Frame 1 (no input): blank canvas, image omitted
Frame 60 (the mouse pressed at the canvas centre just before this capture): blank canvas, image omitted
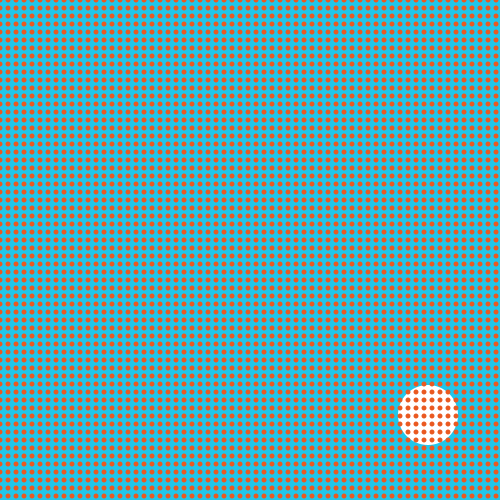
Frame 120 (the mouse held since frame 60 and released just before this capture)

The Processing sketch whose frames 1 and 60 were blank and that drew this single picture after the mouse press (run headless with seeded random() and noise(); from frame 60 on, the mouse is pressed at the canvas centre):

// Processing sketch: s05e01Ange
// ── s05e01Ange.pde
//UDD - Expresión Digital II
//s05t01Ange
//Pelota que rebota en los bordes del canvas y cambiando de posición, color y tamaño.
//Ahora el fondo tiene pelotitas color naranjas que se van distanciando por cada rebote

int c1b; //variable color blanco
int c2n; //variable color negro
int c3c; //variable color celeste
int c4o; //variable color naranjo

float px; //variable de posición en el eje x
float py; //varible de posición en el eje y

float dx; //variable de direccion en x
float dy; //varaible de direccion en y
int z; // varaible para la distancia de las pelotias del fondo 

void setup () {
  size(500, 500); //tamaño del canvas de 500 px por 500 px

  c1b = color(255, 255, 255); //color blanco
  c2n = color(0, 0, 0); //color negro
  c3c = color(32, 198, 234); //color celeste
  c4o = color(234, 89, 32); //color naranjo

  px = width; //variable de posición de la elipse en x
  py = 0; //variable de posición de la elipse en y

  dx = 8; //variable de velocidad por el eje x, 8 px por frame
  dy = 5; //variable de velocidad por el eje y, 5 px por frame

  z = 1; //variable de distanciamiento de las pelotitas del fondo
}

void draw() {
  background (c3c); //color celeste de fondo del canvas 
  fill(c1b); //relleno elipse color blanco
  ellipse (px, py, 60, 60); //ubicación inicial de la elipse y su tamaño es de 60px x 60px sin stroke

  px = px + dx; //la posición de la elipse en el eje x es igual a la posición en x más 8 px por cada frame
  py = py + dy; //la posición de la elipse en el eje y es igual a la posición en y más 5 px por cada frame

  if (px > height) { //si la posición de la elipse en el eje x es mayor que el alto total del canvas
    dx = - dx; //la dirección de x es igual a la direccion de x por menos uno (Asi la elipse se mueve en sentido contrario) 
    fill (c3c); //relleno elipse color celeste (Cambia asi cuando toca el borde del lado derecho)
    stroke(c3c); //borde del elipse color celeste (Cambia asi cuando toca el borde del lado derecho)
    strokeWeight(60); //borde de la elipse es de grosor de 60 px (Cambia asi cuando toca el borde del borde derecho)
    z += 3;
  }

  if (px < 0) { //si la posición de x es menor a cero 
    dx = - dx; //la dirección de x es igual a la dirección x por menos uno (Asi la elipse se mueve en sentido  contrario)
    fill (c4o); //relleno elipse color naranjo (Cambia asi cuando toca el borde del lado izquierdo)
    stroke (c4o); //borde del elipse color naranjo (Cambia asi cuando toca el borde del lado izquierdo)
    strokeWeight (40); //borde de la elipse es de grosor de 40 px (Cambia asi cuando toca el borde del lado izquierdo)
    z += 2;
  }

  if (py > width) { //si la posición de la elipse en el eje y es mayor que el ancho total del canvas
    dy = - dy; //la dirección de y es igual a la direccion de y por menos uno (Asi la elipse se mueve en sentido contrario) 
    fill (c2n); //relleno elipse color negro (Cambia asi cuando toca el borde de abajo)
    stroke (c2n); //el borde del elipse color negro (Cambia asi cuando toca el borde de abajo)
    strokeWeight (0); //borde de la elipse es de grosor de 0 px (Cambia asi cuando toca el borde de abajo)
    z += 2;
  }

  if (py < 0) { //si la posición de la elipse en el eje y es menor que cero
    dy = - dy; //la dirección de y es igual a la dirección de y por menos uno (Asi la elipse se mueve en sentido contrario)
    fill (c3c); //relleno elipse color celeste (Cambia asi cuando toca el borde de arriba)
    stroke (c4o); //borde del elipse color naranjo (Cambia asi cuando toca el borde de arriba)
    strokeWeight (20); //borde de la elipse es de grosor de 20 px (Cambia asi cuando toca el borde de arriba)
    z += 2;
  }

  for (int i = 0; i <= width; i += z) { //for loop que las condiciones se van repitiendo y agregando a la vez en este caso si i es igual a 0 i es menor o igual al ancho i es += z
    for (int j = 0; j <= height; j += z) { //for loop que las condiciones se van repitiendo y agregando a la vez en este caso si j es igual a 0 j es menor  igual a la altura j es += z
      noStroke(); //no tiene borde
      fill(c4o); //relleno pelotitas del fondo color naranjo
      //fill (c4o, i*j/300);
      //fill (c4o * (i*j));
      ellipse(i, j, 5, 5); //elipses del fondo color naranjas
    }
  }
}
